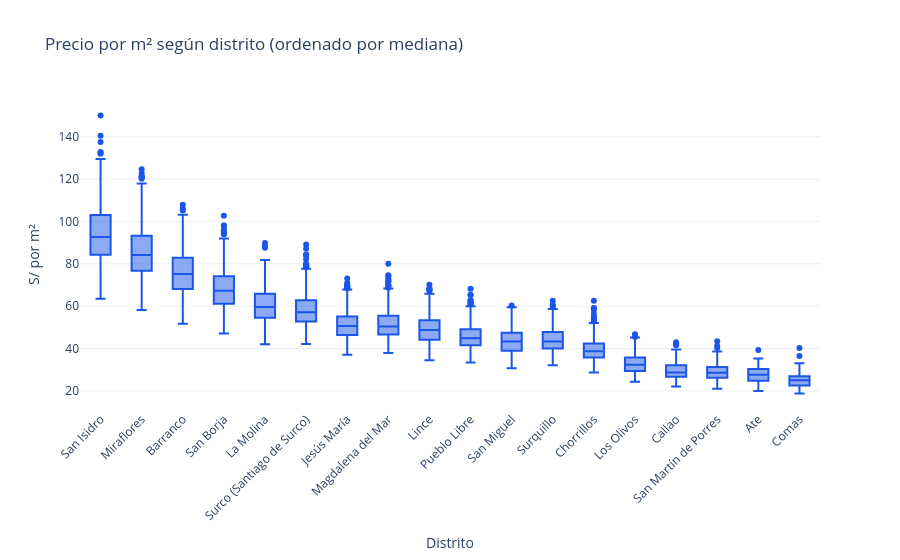

This figure's notebook cell:
### Markdown cell above
**Precio por m² según distrito** — la variación entre distritos es enorme, y es la primera señal que el modelo va a usar.

### Code cell
plot_price_per_m2_by_district(df)

### Figure 1 — Plotly figure (JSON) as saved in the notebook; plotly's stock layout.template omitted (floating-point values rounded to 4 significant figures; data arrays with more than 128 entries replaced by an {"elided": "..."} marker saying what was removed)
{"data": [{"marker": {"color": "#1A56E8"}, "name": "San Isidro", "showlegend": false, "type": "box", "y": {"elided": "670 float values"}}, {"marker": {"color": "#1A56E8"}, "name": "Miraflores", "showlegend": false, "type": "box", "y": {"elided": "981 float values"}}, {"marker": {"color": "#1A56E8"}, "name": "Barranco", "showlegend": false, "type": "box", "y": {"elided": "461 float values"}}, {"marker": {"color": "#1A56E8"}, "name": "San Borja", "showlegend": false, "type": "box", "y": {"elided": "551 float values"}}, {"marker": {"color": "#1A56E8"}, "name": "La Molina", "showlegend": false, "type": "box", "y": {"elided": "451 float values"}}, {"marker": {"color": "#1A56E8"}, "name": "Surco (Santiago de Surco)", "showlegend": false, "type": "box", "y": {"elided": "845 float values"}}, {"marker": {"color": "#1A56E8"}, "name": "Jesús María", "showlegend": false, "type": "box", "y": {"elided": "598 float values"}}, {"marker": {"color": "#1A56E8"}, "name": "Magdalena del Mar", "showlegend": false, "type": "box", "y": {"elided": "468 float values"}}, {"marker": {"color": "#1A56E8"}, "name": "Lince", "showlegend": false, "type": "box", "y": {"elided": "393 float values"}}, {"marker": {"color": "#1A56E8"}, "name": "Pueblo Libre", "showlegend": false, "type": "box", "y": {"elided": "363 float values"}}, {"marker": {"color": "#1A56E8"}, "name": "San Miguel", "showlegend": false, "type": "box", "y": {"elided": "367 float values"}}, {"marker": {"color": "#1A56E8"}, "name": "Surquillo", "showlegend": false, "type": "box", "y": {"elided": "371 float values"}}, {"marker": {"color": "#1A56E8"}, "name": "Chorrillos", "showlegend": false, "type": "box", "y": {"elided": "303 float values"}}, {"marker": {"color": "#1A56E8"}, "name": "Los Olivos", "showlegend": false, "type": "box", "y": {"elided": "231 float values"}}, {"marker": {"color": "#1A56E8"}, "name": "Callao", "showlegend": false, "type": "box", "y": {"elided": "217 float values"}}, {"marker": {"color": "#1A56E8"}, "name": "San Martín de Porres", "showlegend": false, "type": "box", "y": {"elided": "233 float values"}}, {"marker": {"color": "#1A56E8"}, "name": "Ate", "showlegend": false, "type": "box", "y": {"elided": "137 float values"}}, {"marker": {"color": "#1A56E8"}, "name": "Comas", "showlegend": false, "type": "box", "y": {"elided": "160 float values"}}], "layout": {"title": {"text": "Precio por m² según distrito (ordenado por mediana)"}, "xaxis": {"tickangle": -45, "title": {"text": "Distrito"}}, "yaxis": {"title": {"text": "S/ por m²"}}}}
